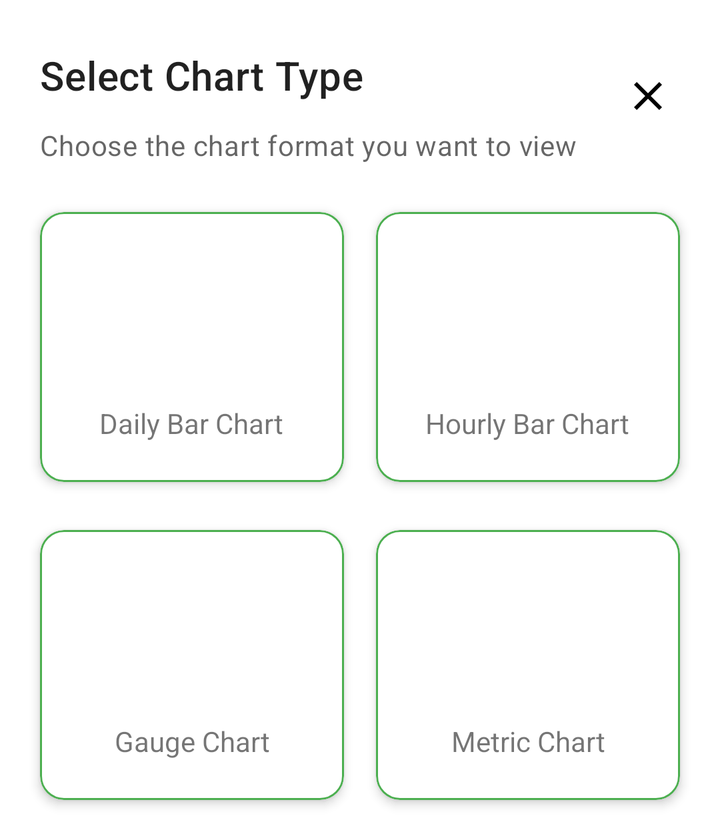
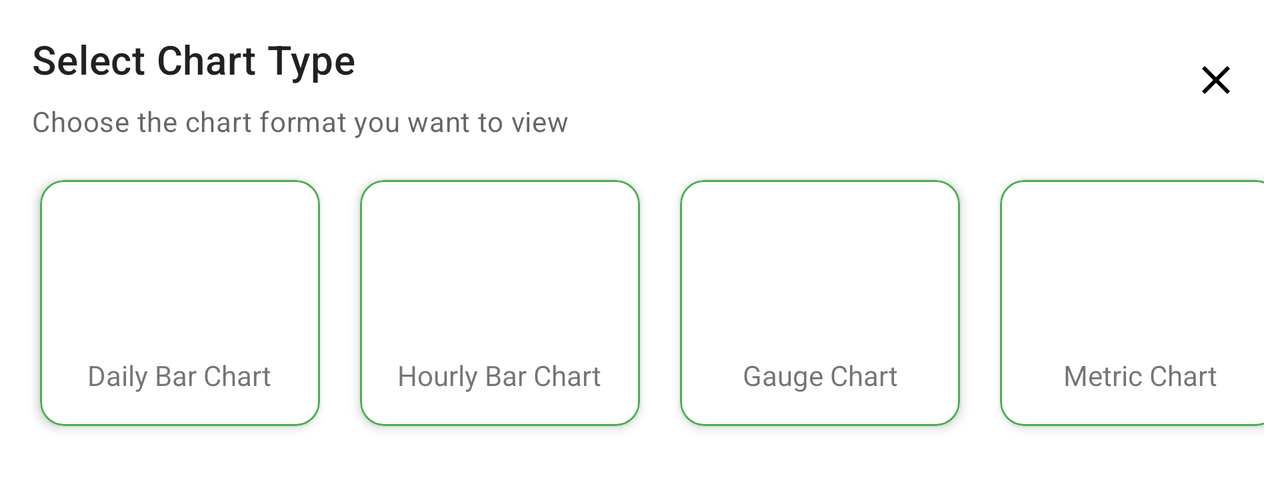

Compare how this app lays out the same screen by default and in its alternative resource folder. The renders come first, then the two layout files and the values they reference.
<!-- AndroidManifest.xml: application theme Theme.MyDrishti -->
<!-- res/layout/dialog_chart_type_selection.xml -->
<?xml version="1.0" encoding="utf-8"?>
<androidx.constraintlayout.widget.ConstraintLayout xmlns:android="http://schemas.android.com/apk/res/android"
    xmlns:app="http://schemas.android.com/apk/res-auto"
    xmlns:tools="http://schemas.android.com/tools"
    android:layout_width="match_parent"
    android:layout_height="wrap_content"
    android:background="@drawable/dialog_rounded_background"
    android:paddingStart="12dp"
    android:paddingEnd="12dp"
    android:paddingTop="24dp"
    android:paddingBottom="12dp">

    <TextView
        android:id="@+id/title_chart_selection"
        android:layout_width="0dp"
        android:layout_height="wrap_content"
        android:text="@string/select_chart_type"
        android:textAppearance="?attr/textAppearanceHeadline6"
        android:textSize="20sp"
        android:layout_marginStart="8dp"
        app:layout_constraintEnd_toStartOf="@+id/btn_close"
        app:layout_constraintStart_toStartOf="parent"
        app:layout_constraintTop_toTopOf="parent" />

    <ImageButton
        android:id="@+id/btn_close"
        android:layout_width="48dp"
        android:layout_height="48dp"
        android:background="?attr/selectableItemBackgroundBorderless"
        android:contentDescription="@string/close"
        android:src="@drawable/ic_close"
        app:layout_constraintEnd_toEndOf="parent"
        app:layout_constraintTop_toTopOf="parent" />

    <TextView
        android:id="@+id/subtitle_chart_selection"
        android:layout_width="0dp"
        android:layout_height="wrap_content"
        android:layout_marginTop="12dp"
        android:layout_marginStart="8dp"
        android:text="@string/select_chart_type_subtitle"
        android:textAppearance="?attr/textAppearanceBody2"
        android:textColor="?android:attr/textColorSecondary"
        app:layout_constraintEnd_toEndOf="parent"
        app:layout_constraintStart_toStartOf="parent"
        app:layout_constraintTop_toBottomOf="@id/title_chart_selection" />

    <com.google.android.material.card.MaterialCardView
        android:id="@+id/card_bar_chart_daily"
        android:layout_width="0dp"
        android:layout_height="wrap_content"
        android:layout_marginTop="24dp"
        android:layout_marginEnd="8dp"
        android:layout_marginStart="8dp"
        android:clickable="true"
        android:focusable="true"
        app:cardCornerRadius="12dp"
        app:cardElevation="3dp"
        app:layout_constraintEnd_toStartOf="@id/card_bar_chart_hourly"
        app:layout_constraintStart_toStartOf="parent"
        app:layout_constraintTop_toBottomOf="@id/subtitle_chart_selection"
        app:strokeColor="?attr/colorPrimary"
        app:strokeWidth="1dp">

        <LinearLayout
            android:layout_width="match_parent"
            android:layout_height="wrap_content"
            android:gravity="center"
            android:orientation="vertical"
            android:padding="20dp">

            <ImageView
                android:layout_width="64dp"
                android:layout_height="64dp"
                android:contentDescription="@string/daily_bar_chart"
                android:src="@drawable/stats"
                />

            <TextView
                android:layout_width="wrap_content"
                android:layout_height="wrap_content"
                android:layout_marginTop="12dp"
                android:text="@string/daily_bar_chart"
                android:textAlignment="center"
                android:textSize="14sp"
                />

        </LinearLayout>

    </com.google.android.material.card.MaterialCardView>

    <com.google.android.material.card.MaterialCardView
        android:id="@+id/card_bar_chart_hourly"
        android:layout_width="0dp"
        android:layout_height="wrap_content"
        android:layout_marginStart="8dp"
        android:layout_marginEnd="8dp"
        android:clickable="true"
        android:focusable="true"
        app:cardCornerRadius="12dp"
        app:cardElevation="3dp"
        app:layout_constraintEnd_toEndOf="parent"
        app:layout_constraintStart_toEndOf="@id/card_bar_chart_daily"
        app:layout_constraintTop_toTopOf="@id/card_bar_chart_daily"
        app:strokeColor="?attr/colorPrimary"
        app:strokeWidth="1dp">

        <LinearLayout
            android:layout_width="match_parent"
            android:layout_height="wrap_content"
            android:gravity="center"
            android:orientation="vertical"
            android:padding="20dp">

            <ImageView
                android:layout_width="64dp"
                android:layout_height="64dp"
                android:contentDescription="@string/hourly_bar_chart"
                android:src="@drawable/metrics" />

            <TextView
                android:layout_width="wrap_content"
                android:layout_height="wrap_content"
                android:layout_marginTop="12dp"
                android:text="@string/hourly_bar_chart"
                android:textAlignment="center"
                android:textSize="14sp" />

        </LinearLayout>

    </com.google.android.material.card.MaterialCardView>

    <com.google.android.material.card.MaterialCardView
        android:id="@+id/card_gauge_chart"
        android:layout_width="0dp"
        android:layout_height="wrap_content"
        android:layout_marginTop="24dp"
        android:layout_marginEnd="8dp"
        android:layout_marginStart="8dp"
        android:layout_marginBottom="8dp"
        android:clickable="true"
        android:focusable="true"
        app:cardCornerRadius="12dp"
        app:cardElevation="3dp"
        app:layout_constraintEnd_toStartOf="@id/card_metric_chart"
        app:layout_constraintStart_toStartOf="parent"
        app:layout_constraintTop_toBottomOf="@id/card_bar_chart_daily"
        app:layout_constraintBottom_toBottomOf="parent"
        app:strokeColor="?attr/colorPrimary"
        app:strokeWidth="1dp">

        <LinearLayout
            android:layout_width="match_parent"
            android:layout_height="wrap_content"
            android:gravity="center"
            android:orientation="vertical"
            android:padding="20dp">

            <ImageView
                android:layout_width="64dp"
                android:layout_height="64dp"
                android:contentDescription="@string/gauge_chart"
                android:src="@drawable/guage" />

            <TextView
                android:layout_width="wrap_content"
                android:layout_height="wrap_content"
                android:layout_marginTop="12dp"
                android:text="@string/gauge_chart"
                android:textAlignment="center"
               android:textSize="14sp" />

        </LinearLayout>

    </com.google.android.material.card.MaterialCardView>

    <com.google.android.material.card.MaterialCardView
        android:id="@+id/card_metric_chart"
        android:layout_width="0dp"
        android:layout_height="wrap_content"
        android:layout_marginStart="8dp"
        android:layout_marginEnd="8dp"
        android:layout_marginBottom="8dp"
        android:clickable="true"
        android:focusable="true"
        app:cardCornerRadius="12dp"
        app:cardElevation="3dp"
        app:layout_constraintEnd_toEndOf="parent"
        app:layout_constraintStart_toEndOf="@id/card_gauge_chart"
        app:layout_constraintTop_toTopOf="@id/card_gauge_chart"
        app:layout_constraintBottom_toBottomOf="parent"
        app:strokeColor="?attr/colorPrimary"
        app:strokeWidth="1dp">

        <LinearLayout
            android:layout_width="match_parent"
            android:layout_height="wrap_content"
            android:gravity="center"
            android:orientation="vertical"
            android:padding="20dp">

            <ImageView
                android:layout_width="64dp"
                android:layout_height="64dp"
                android:contentDescription="@string/metric_chart"
                android:src="@drawable/ic_metric_chart" />

            <TextView
                android:layout_width="wrap_content"
                android:layout_height="wrap_content"
                android:layout_marginTop="12dp"
                android:text="@string/metric_chart"
                android:textAlignment="center"
                android:textSize="14sp" />

        </LinearLayout>

    </com.google.android.material.card.MaterialCardView>

</androidx.constraintlayout.widget.ConstraintLayout>
<!-- resources referenced by this layout -->
<resources>
  <!-- drawable dialog_rounded_background (drawable) -->
  <?xml version="1.0" encoding="utf-8"?>
  <shape xmlns:android="http://schemas.android.com/apk/res/android"
      android:shape="rectangle">
      <solid android:color="?android:attr/colorBackground" />
      <corners android:radius="12dp" />
  </shape>
  <!-- drawable ic_close (drawable) -->
  <vector xmlns:android="http://schemas.android.com/apk/res/android"
      android:width="24dp" android:height="24dp"
      android:viewportWidth="24" android:viewportHeight="24">
      <path
          android:fillColor="#FF000000"
          android:pathData="M19,6.41L17.59,5 12,10.59 6.41,5 5,6.41 10.59,12 5,17.59 6.41,19 12,13.41 17.59,19 19,17.59 13.41,12z" />
  </vector>
  <!-- drawable ic_metric_chart (drawable) -->
  <vector xmlns:android="http://schemas.android.com/apk/res/android"
      android:width="24dp" android:height="24dp"
      android:viewportWidth="24" android:viewportHeight="24">
      <path
          android:fillColor="@color/chart"
          android:pathData="M3,17h2v-7H3v7zm4,0h2v-4H7v4zm4,0h2V7h-2v10zm4,0h2v-2h-2v2zm4,0h2v-9h-2v9z" />
  </vector>
  <string name="close">Close</string>
  <string name="daily_bar_chart">Daily Bar Chart</string>
  <string name="gauge_chart">Gauge Chart</string>
  <string name="hourly_bar_chart">Hourly Bar Chart</string>
  <string name="metric_chart">Metric Chart</string>
  <string name="select_chart_type">Select Chart Type</string>
  <string name="select_chart_type_subtitle">Choose the chart format you want to view</string>
  <color name="green_primary">#4CAF50</color>
  <color name="white">#FFFFFF</color>
  <color name="chart_orange">#FF7043</color>
  <color name="chart_orange_dark">#E64A19</color>
  <color name="light_gray">#F5F5F5</color>
  <color name="black">#000000</color>
  <color name="dark_gray">#757575</color>
  <style name="TextAppearance.MyDrishti.Headline1" parent="TextAppearance.MaterialComponents.Headline1">
          <item name="fontFamily">@font/poppins</item>
          <item name="android:fontFamily">@font/poppins</item>
      </style>
  <style name="TextAppearance.MyDrishti.Headline2" parent="TextAppearance.MaterialComponents.Headline2">
          <item name="fontFamily">@font/poppins</item>
          <item name="android:fontFamily">@font/poppins</item>
      </style>
  <style name="TextAppearance.MyDrishti.Body1" parent="TextAppearance.MaterialComponents.Body1">
          <item name="fontFamily">@font/poppins</item>
          <item name="android:fontFamily">@font/poppins</item>
      </style>
  <style name="ShapeAppearance.MyDrishti.SmallComponent" parent="ShapeAppearance.MaterialComponents.SmallComponent">
          <item name="cornerFamily">rounded</item>
          <item name="cornerSize">8dp</item>
      </style>
  <style name="ShapeAppearance.MyDrishti.MediumComponent" parent="ShapeAppearance.MaterialComponents.MediumComponent">
          <item name="cornerFamily">rounded</item>
          <item name="cornerSize">12dp</item>
      </style>
  <style name="ShapeAppearance.MyDrishti.LargeComponent" parent="ShapeAppearance.MaterialComponents.LargeComponent">
          <item name="cornerFamily">rounded</item>
          <item name="cornerSize">16dp</item>
      </style>
  <style name="Widget.MyDrishti.CardView" parent="Widget.MaterialComponents.CardView">
          <item name="cardBackgroundColor">@color/dark_surface</item>
          <item name="rippleColor">@color/gray_700</item>
      </style>
  <color name="dark_surface">#1E1E1E</color>
  <color name="gray_700">#616161</color>
</resources>
<!-- res/layout-land/dialog_chart_type_selection.xml (the repository's variant of the layout above) -->
<!-- drawn on the phone turned sideways -->
<?xml version="1.0" encoding="utf-8"?>
<androidx.constraintlayout.widget.ConstraintLayout xmlns:android="http://schemas.android.com/apk/res/android"
    xmlns:app="http://schemas.android.com/apk/res-auto"
    xmlns:tools="http://schemas.android.com/tools"
    android:layout_width="match_parent"
    android:layout_height="wrap_content"
    android:background="@drawable/dialog_rounded_background"
    android:paddingStart="8dp"
    android:paddingEnd="8dp"
    android:paddingTop="16dp"
    android:paddingBottom="8dp">

    <TextView
        android:id="@+id/title_chart_selection"
        android:layout_width="0dp"
        android:layout_height="wrap_content"
        android:text="@string/select_chart_type"
        android:textAppearance="?attr/textAppearanceHeadline6"
        android:textSize="20sp"
        android:layout_marginStart="8dp"
        app:layout_constraintEnd_toStartOf="@+id/btn_close"
        app:layout_constraintStart_toStartOf="parent"
        app:layout_constraintTop_toTopOf="parent" />

    <ImageButton
        android:id="@+id/btn_close"
        android:layout_width="48dp"
        android:layout_height="48dp"
        android:background="?attr/selectableItemBackgroundBorderless"
        android:contentDescription="@string/close"
        android:src="@drawable/ic_close"
        app:layout_constraintEnd_toEndOf="parent"
        app:layout_constraintTop_toTopOf="parent" />

    <TextView
        android:id="@+id/subtitle_chart_selection"
        android:layout_width="0dp"
        android:layout_height="wrap_content"
        android:layout_marginTop="8dp"
        android:layout_marginStart="8dp"
        android:text="@string/select_chart_type_subtitle"
        android:textAppearance="?attr/textAppearanceBody2"
        android:textColor="?android:attr/textColorSecondary"
        app:layout_constraintEnd_toEndOf="parent"
        app:layout_constraintStart_toStartOf="parent"
        app:layout_constraintTop_toBottomOf="@id/title_chart_selection" />

    
    <HorizontalScrollView
        android:layout_width="match_parent"
        android:layout_height="wrap_content"
        android:layout_marginTop="16dp"
        android:layout_marginBottom="8dp"
        android:scrollbars="none"
        android:fillViewport="true"
        android:clipToPadding="false"
        android:paddingStart="4dp"
        android:paddingEnd="4dp"
        app:layout_constraintTop_toBottomOf="@id/subtitle_chart_selection"
        app:layout_constraintStart_toStartOf="parent"
        app:layout_constraintEnd_toEndOf="parent"
        app:layout_constraintBottom_toBottomOf="parent">

        
        <androidx.constraintlayout.widget.ConstraintLayout
            android:id="@+id/chart_cards_container"
            android:layout_width="wrap_content"
            android:layout_height="wrap_content"
            android:paddingStart="4dp"
            android:paddingEnd="4dp"
            android:paddingBottom="8dp"
            android:paddingTop="4dp"
            android:clipToPadding="false"
            android:clipChildren="false">

            
            <com.google.android.material.card.MaterialCardView
                android:id="@+id/card_bar_chart_daily"
                android:layout_width="0dp"
                android:layout_height="wrap_content"
                android:layout_marginEnd="10dp"
                android:layout_marginStart="4dp"
                android:layout_marginBottom="4dp"
                android:clickable="true"
                android:focusable="true"
                app:cardCornerRadius="12dp"
                app:cardElevation="3dp"
                app:layout_constraintEnd_toStartOf="@id/card_bar_chart_hourly"
                app:layout_constraintStart_toStartOf="parent"
                app:layout_constraintTop_toTopOf="parent"
                app:layout_constraintBottom_toBottomOf="parent"
                app:layout_constraintWidth_min="140dp"
                app:layout_constraintHorizontal_chainStyle="spread_inside"
                app:strokeColor="?attr/colorPrimary"
                app:strokeWidth="1dp">

                <LinearLayout
                    android:layout_width="match_parent"
                    android:layout_height="wrap_content"
                    android:gravity="center"
                    android:orientation="vertical"
                    android:padding="16dp">

                    <ImageView
                        android:layout_width="60dp"
                        android:layout_height="60dp"
                        android:contentDescription="@string/daily_bar_chart"
                        android:src="@drawable/stats" />

                    <TextView
                        android:layout_width="wrap_content"
                        android:layout_height="wrap_content"
                        android:layout_marginTop="12dp"
                        android:text="@string/daily_bar_chart"
                        android:textAlignment="center"
                        android:textSize="14sp" />
                </LinearLayout>
            </com.google.android.material.card.MaterialCardView>

            
            <com.google.android.material.card.MaterialCardView
                android:id="@+id/card_bar_chart_hourly"
                android:layout_width="0dp"
                android:layout_height="wrap_content"
                android:layout_marginStart="10dp"
                android:layout_marginEnd="10dp"
                android:layout_marginBottom="4dp"
                android:clickable="true"
                android:focusable="true"
                app:cardCornerRadius="12dp"
                app:cardElevation="3dp"
                app:layout_constraintEnd_toStartOf="@id/card_gauge_chart"
                app:layout_constraintStart_toEndOf="@id/card_bar_chart_daily"
                app:layout_constraintTop_toTopOf="parent"
                app:layout_constraintBottom_toBottomOf="parent"
                app:layout_constraintWidth_min="140dp"
                app:strokeColor="?attr/colorPrimary"
                app:strokeWidth="1dp">

                <LinearLayout
                    android:layout_width="match_parent"
                    android:layout_height="wrap_content"
                    android:gravity="center"
                    android:orientation="vertical"
                    android:padding="16dp">

                    <ImageView
                        android:layout_width="60dp"
                        android:layout_height="60dp"
                        android:contentDescription="@string/hourly_bar_chart"
                        android:src="@drawable/metrics" />

                    <TextView
                        android:layout_width="wrap_content"
                        android:layout_height="wrap_content"
                        android:layout_marginTop="12dp"
                        android:text="@string/hourly_bar_chart"
                        android:textAlignment="center"
                        android:textSize="14sp" />
                </LinearLayout>
            </com.google.android.material.card.MaterialCardView>

            
            <com.google.android.material.card.MaterialCardView
                android:id="@+id/card_gauge_chart"
                android:layout_width="0dp"
                android:layout_height="wrap_content"
                android:layout_marginStart="10dp"
                android:layout_marginEnd="10dp"
                android:layout_marginBottom="4dp"
                android:clickable="true"
                android:focusable="true"
                app:cardCornerRadius="12dp"
                app:cardElevation="3dp"
                app:layout_constraintEnd_toStartOf="@id/card_metric_chart"
                app:layout_constraintStart_toEndOf="@id/card_bar_chart_hourly"
                app:layout_constraintTop_toTopOf="parent"
                app:layout_constraintBottom_toBottomOf="parent"
                app:layout_constraintWidth_min="140dp"
                app:strokeColor="?attr/colorPrimary"
                app:strokeWidth="1dp">

                <LinearLayout
                    android:layout_width="match_parent"
                    android:layout_height="wrap_content"
                    android:gravity="center"
                    android:orientation="vertical"
                    android:padding="16dp">

                    <ImageView
                        android:layout_width="60dp"
                        android:layout_height="60dp"
                        android:contentDescription="@string/gauge_chart"
                        android:src="@drawable/guage" />

                    <TextView
                        android:layout_width="wrap_content"
                        android:layout_height="wrap_content"
                        android:layout_marginTop="12dp"
                        android:text="@string/gauge_chart"
                        android:textAlignment="center"
                        android:textSize="14sp" />
                </LinearLayout>
            </com.google.android.material.card.MaterialCardView>

            
            <com.google.android.material.card.MaterialCardView
                android:id="@+id/card_metric_chart"
                android:layout_width="0dp"
                android:layout_height="wrap_content"
                android:layout_marginStart="10dp"
                android:layout_marginEnd="4dp"
                android:layout_marginBottom="4dp"
                android:clickable="true"
                android:focusable="true"
                app:cardCornerRadius="12dp"
                app:cardElevation="3dp"
                app:layout_constraintEnd_toEndOf="parent"
                app:layout_constraintStart_toEndOf="@id/card_gauge_chart"
                app:layout_constraintTop_toTopOf="parent"
                app:layout_constraintBottom_toBottomOf="parent"
                app:layout_constraintWidth_min="140dp"
                app:strokeColor="?attr/colorPrimary"
                app:strokeWidth="1dp">

                <LinearLayout
                    android:layout_width="match_parent"
                    android:layout_height="wrap_content"
                    android:gravity="center"
                    android:orientation="vertical"
                    android:padding="16dp">

                    <ImageView
                        android:layout_width="60dp"
                        android:layout_height="60dp"
                        android:contentDescription="@string/metric_chart"
                        android:src="@drawable/ic_metric_chart" />

                    <TextView
                        android:layout_width="wrap_content"
                        android:layout_height="wrap_content"
                        android:layout_marginTop="12dp"
                        android:text="@string/metric_chart"
                        android:textAlignment="center"
                        android:textSize="14sp" />
                </LinearLayout>
            </com.google.android.material.card.MaterialCardView>

        </androidx.constraintlayout.widget.ConstraintLayout>
    </HorizontalScrollView>

</androidx.constraintlayout.widget.ConstraintLayout>
